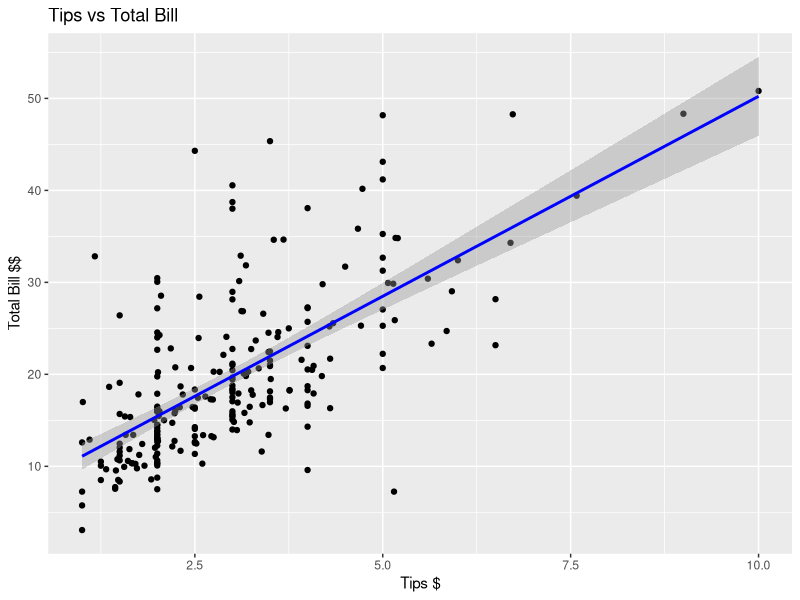
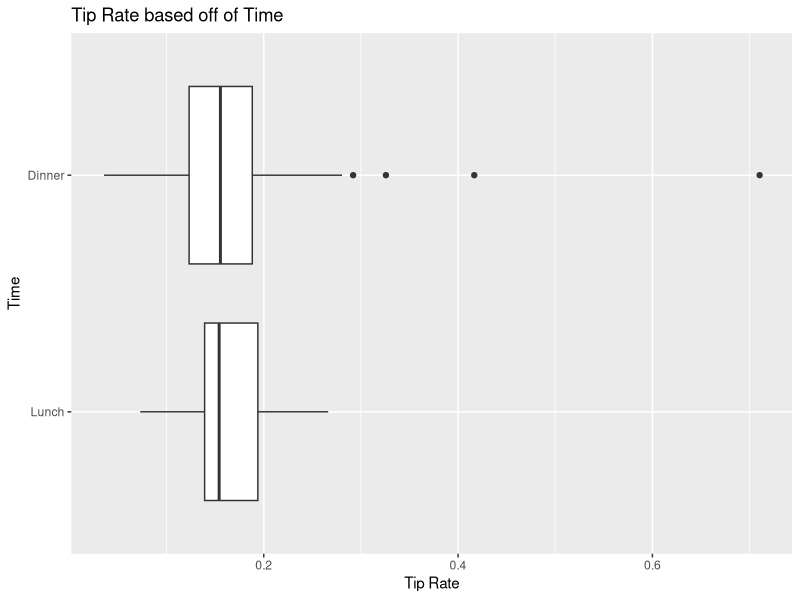
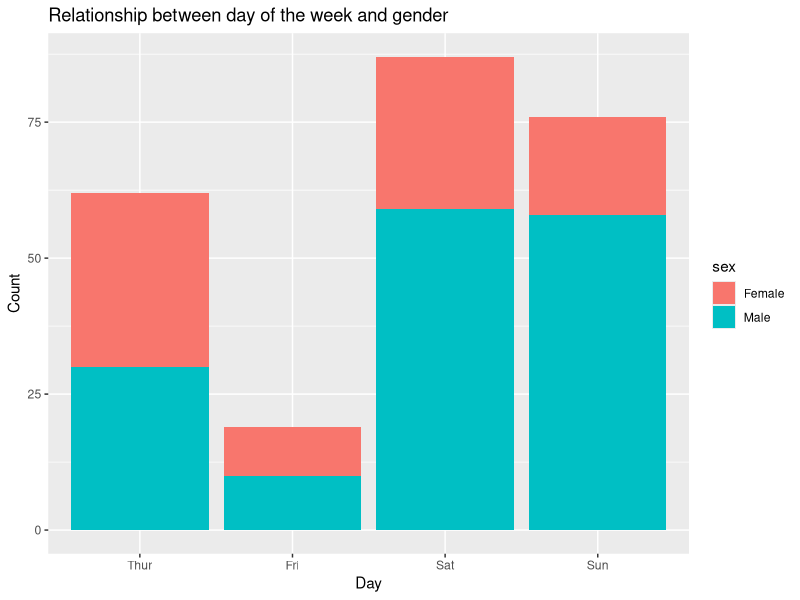

The R source for these figures, in order:
## ---- chunk 1
knitr::opts_chunk$set(echo = TRUE)
## ---- chunk 2
data(tips, package="reshape2")
#install.packages('reshape2')

## ---- chunk 3
numParty2<- nrow(tips)
print(numParty2)
## ---- chunk 4
str(tips)
sapply(tips, class)
## ---- chunk 5
head(tips)
day<- factor(tips$day, levels = c('Thur', 'Fri', 'Sat', 'Sun'))
print(day)
## ---- chunk 6
female <- tips$sex == 'Female' & tips$size >= 5
female5 <- tips[female, ]
print(female5)

## ---- chunk 7
library(ggplot2)
ggplot(tips, aes(x= tip, y=total_bill)) + geom_point() + geom_smooth(method= 'lm', color = 'blue') + ggtitle('Tips vs Total Bill') + xlab('Tips $') + ylab('Total Bill $$')
cor(tips$tip, tips$total_bill)
## ---- chunk 8
tips$tiprate <- tips$tip/tips$total_bill
mean(tips$tiprate)
## ---- chunk 9
time2<- factor(tips$time, levels = c("Lunch", "Dinner"))
time2
ggplot(tips, aes(x = time2, y = tiprate)) + geom_boxplot() + coord_flip() + xlab('Time') + ylab('Tip Rate') + ggtitle('Tip Rate based off of Time')
## ---- chunk 10


## ---- chunk 11
ggplot(tips, aes(x=factor(day, levels = c('Thur', 'Fri', 'Sat', 'Sun')), fill=sex)) + geom_bar() + xlab('Day') + ylab('Count') + ggtitle('Relationship between day of the week and gender')
